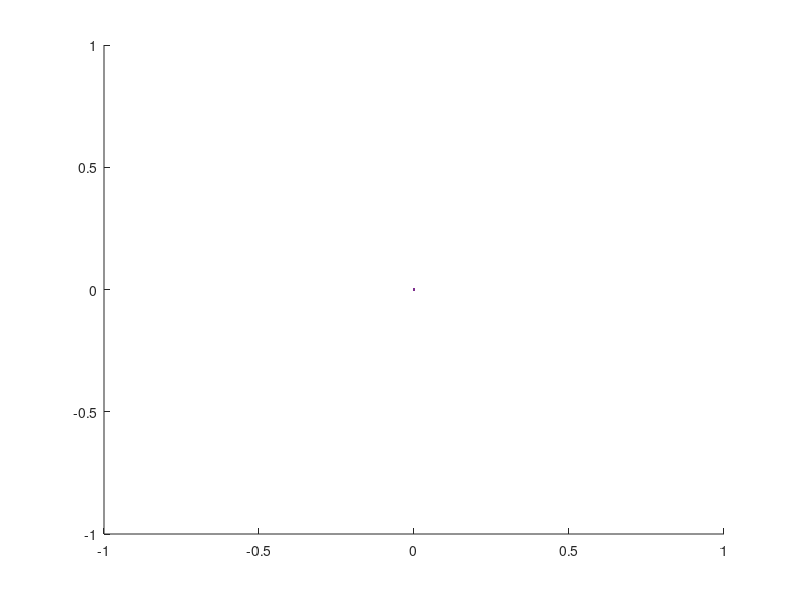

Here is the MATLAB script that generated this plot:
fclose all;
close all;
clear;
clc;

coefs = [-240,380,0;
         -230,335,0;
         -245,310,0;
         -415,875,0]
specIds = {'Lessley Parabola 1',...
    'Lessley Parabola 2',...
    'Lessley Parabola 3',...
    'Lessley Parabola 4'}
     
figure(); hold on;

for i=1:size(coefs,1)
    paraRoots = roots(coefs(i,:));
    xx = linspace(0,paraRoots(2), 75)';
    yy = polyval(coefs(i,:),xx);
    plot(xx,yy,'.-');
    responseCurves(i).data = [xx,yy];
    responseCurves(i).specId = specIds{i}
end
